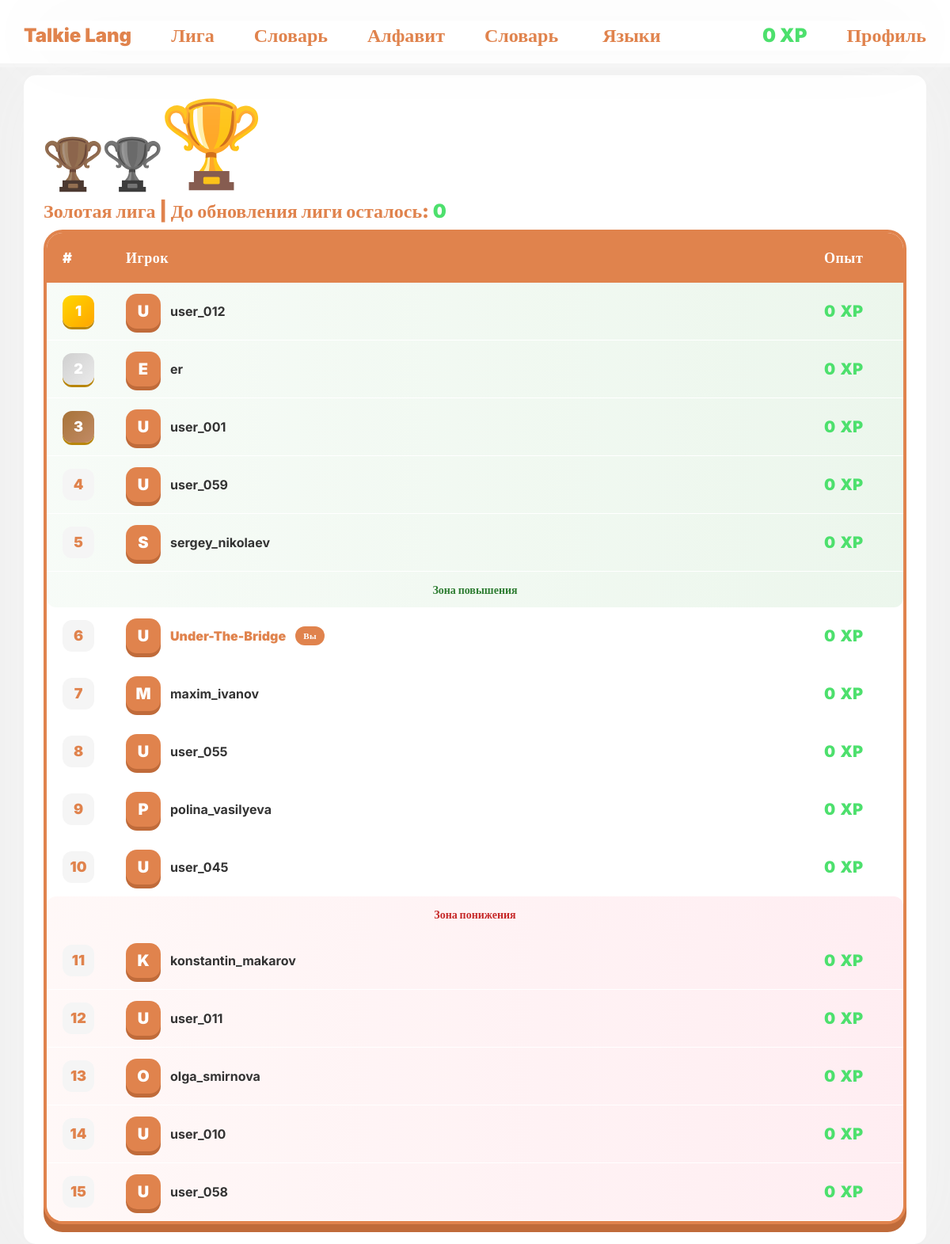
/league/index.php (signed in), run on the app's committed database.
### tables this page shows
CREATE TABLE `users` (
  `user_id` int(11) NOT NULL,
  `user_login` text NOT NULL,
  `user_email` text NOT NULL,
  `user_password` text NOT NULL,
  `user_role` enum('user','admin') NOT NULL DEFAULT 'user',
  `user_weekly_xp` int(11) NOT NULL DEFAULT '0',
  `user_league` int(11) NOT NULL DEFAULT '1'
);

CREATE TABLE `leagues` (
  `league_id` int(11) NOT NULL,
  `league_name` text NOT NULL
);

CREATE TABLE `league_users` (
  `id` int(11) NOT NULL,
  `user_id` int(11) NOT NULL,
  `weekly_league_id` varchar(12) NOT NULL
);

### connection-db.php (called while the page is built, shortened)
<?php
$conn = mysqli_connect("localhost","root","","Lang");
if(isset($_SESSION["id"])){
    $id = $_SESSION["id"];
    $user = mysqli_fetch_assoc(mysqli_query($conn, "select * from users join leagues on leagues.league_id = users.user_league where user_id = $id"));
}

### league/index.php (the view, shortened to what this page needs)
<?php
require "../connection-db.php";
$id = $_SESSION["id"];
$inLeague = false;
if (mysqli_num_rows(mysqli_query($conn, "SELECT * FROM `league_users` where user_id = $id")) != 0) {
    $inLeague = true;
    $league_id = mysqli_fetch_array(mysqli_query($conn, "SELECT * FROM `league_users` where user_id = $id"))[2];
    $sql = "select * from weekly_league join league_users on league_users.weekly_league_id = weekly_league.id join users on users.user_id = league_users.user_id where weekly_league.id = '$league_id'  ORDER BY users.user_weekly_xp DESC";
    $league = mysqli_fetch_all(mysqli_query($conn, $sql), MYSQLI_ASSOC);
}
?>
<!DOCTYPE html>
<html lang="en">
<?php include "../components/head.php"; ?>
<body>
    <?php include "../components/header.php"; ?>
    <main class="container">
        <?php if ($inLeague): ?>
            <div>
                <div class="d-flex align-items-end mb-2">
                    <img class="trophy copper <?= $user["league_name"] == 'Бронзавая лига' ? "active": ""?>" src="../assets/trophy-svgrepo-com.svg" alt="">
                    <img class="trophy silver <?= $user["league_name"] == 'Серебряная лига' ? "active": ""?>" src="../assets/trophy-svgrepo-com.svg" alt="">
                    <img class="trophy gold <?= $user["league_name"] == 'Золотая лига' ? "active": ""?>" src="../assets/trophy-svgrepo-com.svg" alt="">
                </div>
                <h4 style="color: var(--main-color); font-weight: 900;"><?= $user["league_name"] ?> | До обновления лиги осталось: <span class="timer" style="color: var(--green-color);"></span></h4>
            </div>
            <div class="league-table-wrapper">
                <table class="league-table">
                    <thead>
                        <tr>
                            <th>#</th>
                            <th>Игрок</th>
                            <th>Опыт</th>
                        </tr>
                    </thead>
                    <tbody>
                        <?php
                        $count = 0;
                        foreach ($league as $us):
                            $count++;
                            $rank = ($count == 1) ? 'top-rank' : (($count == 2) ? 'mid-rank' : (($count == 3) ? 'bottom-rank' : ''));
                            $row = ($count >= 1 && $count <= 5) ? 'green' : (($count > 10 && $count <= 15) ? 'red' : '');
                            ?>
                            <tr class="league-row <?=$row?>">
                                <td class="rank-cell">
                                    <span class="rank-number <?= $rank?>">
                                        <?= $count ?>
                                    </span>
                                </td>
                                <td class="player-cell">
                                    <div class="player-info">
                                        <div class="player-avatar">
                                            <?= strtoupper($us["user_login"][0]) ?>
                                        </div>
                                        <span class="player-name <?= ($us["user_id"] == $user["user_id"]) ? 'current-user-name' : '' ?> <?=$rank?>">
                                            <?= $us["user_login"] ?>
                                        </span>
                                        <?php if ($us["user_id"] == $user["user_id"]): ?>
                                            <span class="you-badge">Вы</span>
                                        <?php endif; ?>
                                    </div>
                                </td>
                                <td class="xp-cell">
                                    <div class="xp-display">
                                        <span class="xp-value"><?=$us["user_weekly_xp"] ?></span>
                                        <span class="xp-value">XP</span>
                                    </div>
                                </td>
                            </tr>
                            <?php if ($count == 5): ?>
                                <tr class="separator-row promotion-separator">
                                    <td colspan="3">
                                        <div class="zone-divider promotion">
                                            <span>Зона повышения</span>
                                        </div>
                                    </td>
                                </tr>
                            <?php endif; ?>
                            <?php if ($count == 10): ?>
                                <tr class="separator-row demotion-separator">
                                    <td colspan="3">
                                        <div class="zone-divider demotion">
                                            <span>Зона понижения</span>
                                        </div>
                                    </td>
                                </tr>
                            <?php endif; ?>
                        <?php endforeach; ?>
                    </tbody>
                </table>
            </div>
        <?php endif; ?>
    </main>
</body>
</html>

### components/head.php (shortened to what this page needs)
<head>
    <link rel="stylesheet" href="../../css/bootstrap.min.css">
    <link rel="stylesheet" href="../../css/style.css">
</head>

### components/header.php (shortened to what this page needs)
<header>
    <div class="nav-bar">
        <div class="container header">
            <div>
                <a class="header-btns" href="/?lang=<?= $_SESSION["lang"] ?>">Talkie Lang</a>
                <a class="header-btns" href="/league">Лига</a>
                <?php if (!isset($_SESSION["lang"])): ?>
                    <a class="header-btns" href="/dictionary">Словарь</a>
                <?php endif; ?>
                <a class="header-btns" href="/letters">Алфавит</a>
                <a class="header-btns" href="/dictionary">Словарь</a>
                <div class="dropdown">
                    <button class="header-btns" type="button" data-bs-toggle="dropdown" aria-expanded="false">
                        Языки
                    </button>
                </div>
            </div>
            <div>
                <?php if (!isset($_SESSION["id"])): ?>
                    <a class="header-btns" href="/welcome/">Вход</a>
                    <a class="header-btns" href="/register/">Регистрация</a>
                <?php else: ?>
                    <p class="xp"><?= $user["user_weekly_xp"] ?> XP</p>
                    <a class="header-btns" href="/profile/">Профиль</a>
                <?php endif; ?>
            </div>
        </div>
    </div>
</header>

### css/style.css (style rules this page uses)
* { transition: 0.15s ease-out; }
:root { --main-color: #e0834d; --main-color-shadow: #c06b3a; --main-color-light: rgb(235, 155, 109); --green-color: #4de06d; --green-color-shadow: #2db64b; --red-color: #e0524d; --red-color-shadow: #b6362d; --bg-color: #0f0f0f; --bg-secondary: #1a1a1a; --gray-color: #a38a7a; --gray-color-light: #d3c2b6; }
body { font-family: inter; }
p { margin: 0; }
body { background: #f0f0f0; }
.container { min-height: 88vh; box-shadow: 0px 0px 100px #f5f5f5; margin-top: 10px; border-radius: 15px; padding-left: 25px; padding-right: 25px; background-color: white; }
header { height: 85px; }
.nav-bar { width: 100%; position: fixed; height: 85px; display: flex; justify-content: center; align-items: center; box-sizing: border-box; border-bottom: 5px solid #f5f5f5; background-color: white; z-index: 10; }
.container.header { min-height: 0; padding: 0; display: flex; justify-content: space-between; align-items: center; }
.nav-bar>div div { display: flex; align-items: center; gap: 50px; }
.header-btns { transition: 0.2s ease-out; color: var(--main-color); text-decoration: none; font-weight: 900; font-size: 24px; border: none; background: none; }
main { padding: 25px 0; }
.xp { color: var(--green-color); text-decoration: none; font-weight: 900; font-size: 24px; }
.league-table-wrapper { background: white; border-radius: 24px; padding: 4px; box-shadow: 0 10px 0 var(--main-color-shadow); background: var(--main-color); overflow-x: auto; }
.league-table { width: 100%; border-collapse: collapse; border-radius: 20px; overflow: hidden; background: white; }
.league-table thead tr { background: var(--main-color); }
.league-table th { padding: 18px 20px; text-align: left; font-weight: 900; font-size: 18px; color: white; letter-spacing: 0.5px; }
.league-table th:first-child { width: 80px; }
.league-table th:last-child { width: 120px; }
.league-row td { padding: 14px 20px; vertical-align: middle; }
.rank-cell { font-weight: 900; }
.rank-number { display: inline-flex; align-items: center; justify-content: center; width: 40px; height: 40px; background: #f5f5f5; border-radius: 12px; font-size: 18px; font-weight: 900; color: var(--main-color); }
.rank-number.top-rank { background: linear-gradient(135deg, #FFD700, #FFA500); color: white; box-shadow: 0 3px 0 #b8860b; }
.rank-number.mid-rank { background: linear-gradient(135deg, #cfcfcf, #ebebeb); color: white; box-shadow: 0 3px 0 #b8860b; }
.rank-number.bottom-rank { background: linear-gradient(135deg, #a77338, #c28b66); color: white; box-shadow: 0 3px 0 #b8860b; }
.player-cell { padding: 10px 20px; }
.player-info { display: flex; align-items: center; gap: 12px; }
.player-avatar { width: 44px; height: 44px; background: var(--main-color); border-radius: 14px; display: flex; align-items: center; justify-content: center; font-weight: 900; font-size: 20px; color: white; box-shadow: 0 5px 0 var(--main-color-shadow); }
.player-name { font-weight: 700; font-size: 16px; color: #333; }
.current-user-name { color: var(--main-color); font-weight: 900; }
.you-badge { background: var(--main-color); color: white; padding: 4px 10px; border-radius: 20px; font-size: 11px; font-weight: 900; letter-spacing: 0.5px; }
.xp-cell { font-weight: 900; }
.xp-display { display: flex; align-items: baseline; gap: 6px; }
.xp-value { font-size: 20px; font-weight: 900; color: var(--green-color); }
.separator-row td { padding: 0; background: transparent; }
.zone-divider { text-align: center; padding: 12px 20px; font-weight: 900; font-size: 14px; }
.league-row { border-bottom: 1px solid #ffffff; transition: 0.15s ease-out; }
.league-row.green { background: linear-gradient(90deg, #e8f5e959, #c8e6c959); }
.league-row.red { background: linear-gradient(90deg, #ffebe959, #ffcdd959); }
.zone-divider.promotion { background: linear-gradient(90deg, #e8f5e959, #c8e6c959); color: #2e7d32; border-radius: 0 0 12px 12px; }
.zone-divider.demotion { background: linear-gradient(90deg, #ffebe959, #ffcdd959); color: #c62828; border-radius: 12px 12px 0 0; }
.trophy { transition: 0.25s ease-out; width: 75px; }
.trophy.gold { filter: brightness(0.6); }
.trophy.gold.active { filter: none; }
.trophy.active { width: 125px; }
.trophy.copper { filter: brightness(0.5) saturate(1.8) sepia(0.8) hue-rotate(-15deg); }
.trophy.silver { filter: grayscale(100%) brightness(0.6) contrast(1); }

### data on the page
users: user_weekly_xp "0", user_league.league_name "Золотая лига"
league_users: user.user_login "U", user.user_login "user_012", user.user_weekly_xp "0"
league_users: user.user_login "E", user.user_login "er", user.user_weekly_xp "0"
league_users: user.user_login "U", user.user_login "user_001", user.user_weekly_xp "0"
league_users: user.user_login "U", user.user_login "user_059", user.user_weekly_xp "0"
league_users: user.user_login "S", user.user_login "sergey_nikolaev", user.user_weekly_xp "0", shows "Зона повышения"
league_users: user.user_login "U", user.user_login "Under-The-Bridge", shows "Вы", user.user_weekly_xp "0"
league_users: user.user_login "M", user.user_login "maxim_ivanov", user.user_weekly_xp "0"
league_users: user.user_login "U", user.user_login "user_055", user.user_weekly_xp "0"
league_users: user.user_login "P", user.user_login "polina_vasilyeva", user.user_weekly_xp "0"
league_users: user.user_login "U", user.user_login "user_045", user.user_weekly_xp "0", shows "Зона понижения"
league_users: user.user_login "K", user.user_login "konstantin_makarov", user.user_weekly_xp "0"
league_users: user.user_login "U", user.user_login "user_011", user.user_weekly_xp "0"
league_users: user.user_login "O", user.user_login "olga_smirnova", user.user_weekly_xp "0"
league_users: user.user_login "U", user.user_login "user_010", user.user_weekly_xp "0"
league_users: user.user_login "U", user.user_login "user_058", user.user_weekly_xp "0"
